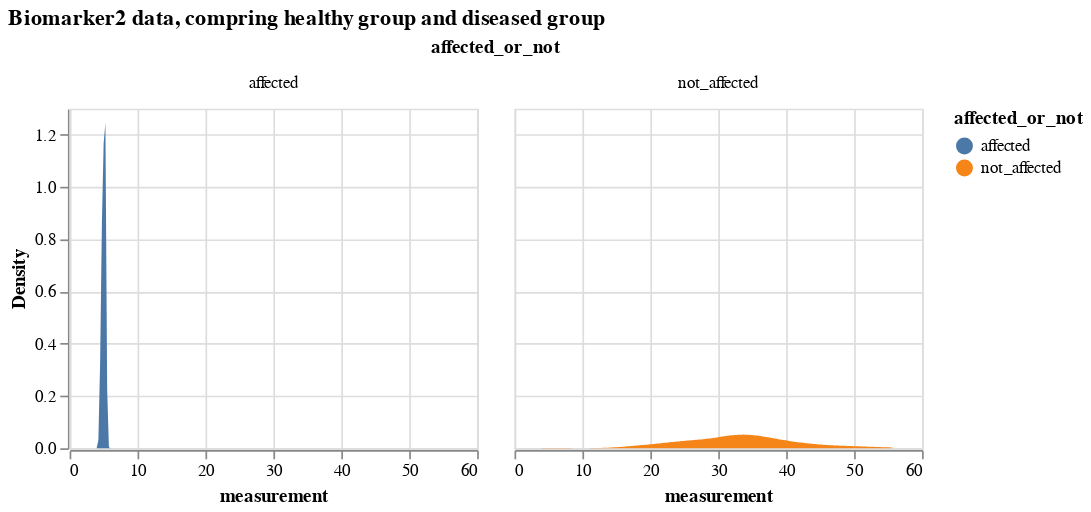

Here is the notebook cell this chart was saved with:
### Markdown cell above
### Comparing a certain biomarker data

### Code cell
# select only biomarker 2 
bio_2_data = df_expanded[df_expanded.Biomarker=='Biomarker 2'].drop(['k_j', 'S_n', 'Biomarker'], axis = 1)
# biomarker2 data, comparing from diseased and healthy groups
alt.Chart(bio_2_data).transform_density(
    'measurement',
    as_=['measurement', 'Density'],
    groupby=['affected_or_not']
).mark_area().encode(
    x="measurement:Q",
    y="Density:Q",
    facet = alt.Facet(
        "affected_or_not:N",
    ),
    color=alt.Color(
        'affected_or_not:N'
    )
).properties(
    width= 240,
    height = 200,
).properties(
    title='Biomarker2 data, compring healthy group and diseased group'
)

### Figure 1 — Vega-Lite specification as saved in the notebook (floating-point values rounded to 4 significant figures)
{"config": {"view": {"continuousWidth": 300, "continuousHeight": 300}}, "data": {"name": "data-069cdcb3c750e458a465beacc4c18ec2"}, "mark": {"type": "area"}, "encoding": {"color": {"field": "affected_or_not", "type": "nominal"}, "facet": {"field": "affected_or_not", "type": "nominal"}, "x": {"field": "measurement", "type": "quantitative"}, "y": {"field": "Density", "type": "quantitative"}}, "height": 200, "title": "Biomarker2 data, compring healthy group and diseased group", "transform": [{"density": "measurement", "groupby": ["affected_or_not"], "as": ["measurement", "Density"]}], "width": 240, "$schema": "https://vega.github.io/schema/vega-lite/v5.16.3.json", "datasets": {"data-069cdcb3c750e458a465beacc4c18ec2": [{"participant": 0, "measurement": 24.57, "affected_or_not": "not_affected"}, {"participant": 1, "measurement": 24.05, "affected_or_not": "not_affected"}, {"participant": 2, "measurement": 25.96, "affected_or_not": "not_affected"}, {"participant": 3, "measurement": 5.254, "affected_or_not": "affected"}, {"participant": 4, "measurement": 22.82, "affected_or_not": "not_affected"}, {"participant": 5, "measurement": 5.23, "affected_or_not": "affected"}, {"participant": 6, "measurement": 27.29, "affected_or_not": "not_affected"}, {"participant": 7, "measurement": 32.23, "affected_or_not": "not_affected"}, {"participant": 8, "measurement": 25.82, "affected_or_not": "not_affected"}, {"participant": 9, "measurement": 4.55, "affected_or_not": "affected"}, {"participant": 10, "measurement": 35.69, "affected_or_not": "not_affected"}, {"participant": 11, "measurement": 40.51, "affected_or_not": "not_affected"}, {"participant": 12, "measurement": 20.1, "affected_or_not": "not_affected"}, {"participant": 13, "measurement": 36.19, "affected_or_not": "not_affected"}, {"participant": 14, "measurement": 25.87, "affected_or_not": "not_affected"}, {"participant": 15, "measurement": 25.29, "affected_or_not": "not_affected"}, {"participant": 16, "measurement": 35.93, "affected_or_not": "not_affected"}, {"participant": 17, "measurement": 44.02, "affected_or_not": "not_affected"}, {"participant": 18, "measurement": 55.66, "affected_or_not": "not_affected"}, {"participant": 19, "measurement": 3.978, "affected_or_not": "not_affected"}, {"participant": 20, "measurement": 32.58, "affected_or_not": "not_affected"}, {"participant": 21, "measurement": 32.81, "affected_or_not": "not_affected"}, {"participant": 22, "measurement": 35.51, "affected_or_not": "not_affected"}, {"participant": 23, "measurement": 44.11, "affected_or_not": "not_affected"}, {"participant": 24, "measurement": 29.55, "affected_or_not": "not_affected"}, {"participant": 25, "measurement": 32.85, "affected_or_not": "not_affected"}, {"participant": 26, "measurement": 17.09, "affected_or_not": "not_affected"}, {"participant": 27, "measurement": 31.76, "affected_or_not": "not_affected"}, {"participant": 28, "measurement": 24.04, "affected_or_not": "not_affected"}, {"participant": 29, "measurement": 33.56, "affected_or_not": "not_affected"}, {"participant": 30, "measurement": 40.8, "affected_or_not": "not_affected"}, {"participant": 31, "measurement": 34.47, "affected_or_not": "not_affected"}, {"participant": 32, "measurement": 34.74, "affected_or_not": "not_affected"}, {"participant": 33, "measurement": 31.41, "affected_or_not": "not_affected"}, {"participant": 34, "measurement": 44.99, "affected_or_not": "not_affected"}, {"participant": 35, "measurement": 25.06, "affected_or_not": "not_affected"}, {"participant": 36, "measurement": 5.314, "affected_or_not": "affected"}, {"participant": 37, "measurement": 33.35, "affected_or_not": "not_affected"}, {"participant": 38, "measurement": 21.82, "affected_or_not": "not_affected"}, {"participant": 39, "measurement": 37.0, "affected_or_not": "not_affected"}, {"participant": 40, "measurement": 36.42, "affected_or_not": "not_affected"}, {"participant": 41, "measurement": 32.77, "affected_or_not": "not_affected"}, {"participant": 42, "measurement": 4.747, "affected_or_not": "affected"}, {"participant": 43, "measurement": 37.19, "affected_or_not": "not_affected"}, {"participant": 44, "measurement": 24.21, "affected_or_not": "not_affected"}, {"participant": 45, "measurement": 4.961, "affected_or_not": "affected"}, {"participant": 46, "measurement": 30.35, "affected_or_not": "not_affected"}, {"participant": 47, "measurement": 30.34, "affected_or_not": "not_affected"}, {"participant": 48, "measurement": 33.15, "affected_or_not": "not_affected"}, {"participant": 49, "measurement": 41.28, "affected_or_not": "not_affected"}, {"participant": 50, "measurement": 32.14, "affected_or_not": "not_affected"}, {"participant": 51, "measurement": 31.39, "affected_or_not": "not_affected"}, {"participant": 52, "measurement": 36.41, "affected_or_not": "not_affected"}, {"participant": 53, "measurement": 50.58, "affected_or_not": "not_affected"}, {"participant": 54, "measurement": 41.36, "affected_or_not": "not_affected"}, {"participant": 55, "measurement": 5.186, "affected_or_not": "affected"}, {"participant": 56, "measurement": 25.89, "affected_or_not": "not_affected"}, {"participant": 57, "measurement": 18.3, "affected_or_not": "not_affected"}, {"participant": 58, "measurement": 25.38, "affected_or_not": "not_affected"}, {"participant": 59, "measurement": 34.19, "affected_or_not": "not_affected"}, {"participant": 60, "measurement": 28.57, "affected_or_not": "not_affected"}, {"participant": 61, "measurement": 33.05, "affected_or_not": "not_affected"}, {"participant": 62, "measurement": 38.87, "affected_or_not": "not_affected"}, {"participant": 63, "measurement": 37.17, "affected_or_not": "not_affected"}, {"participant": 64, "measurement": 50.21, "affected_or_not": "not_affected"}, {"participant": 65, "measurement": 5.183, "affected_or_not": "affected"}, {"participant": 66, "measurement": 38.61, "affected_or_not": "not_affected"}, {"participant": 67, "measurement": 30.14, "affected_or_not": "not_affected"}, {"participant": 68, "measurement": 32.74, "affected_or_not": "not_affected"}, {"participant": 69, "measurement": 38.32, "affected_or_not": "not_affected"}, {"participant": 70, "measurement": 33.67, "affected_or_not": "not_affected"}, {"participant": 71, "measurement": 39.34, "affected_or_not": "not_affected"}, {"participant": 72, "measurement": 31.44, "affected_or_not": "not_affected"}, {"participant": 73, "measurement": 4.828, "affected_or_not": "affected"}, {"participant": 74, "measurement": 47.35, "affected_or_not": "not_affected"}, {"participant": 75, "measurement": 35.64, "affected_or_not": "not_affected"}, {"participant": 76, "measurement": 36.7, "affected_or_not": "not_affected"}, {"participant": 77, "measurement": 5.176, "affected_or_not": "affected"}, {"participant": 78, "measurement": 28.52, "affected_or_not": "not_affected"}, {"participant": 79, "measurement": 42.52, "affected_or_not": "not_affected"}, {"participant": 80, "measurement": 48.02, "affected_or_not": "not_affected"}, {"participant": 81, "measurement": 18.45, "affected_or_not": "not_affected"}, {"participant": 82, "measurement": 40.43, "affected_or_not": "not_affected"}, {"participant": 83, "measurement": 24.34, "affected_or_not": "not_affected"}, {"participant": 84, "measurement": 29.41, "affected_or_not": "not_affected"}, {"participant": 85, "measurement": 40.77, "affected_or_not": "not_affected"}, {"participant": 86, "measurement": 52.37, "affected_or_not": "not_affected"}, {"participant": 87, "measurement": 32.49, "affected_or_not": "not_affected"}, {"participant": 88, "measurement": 28.23, "affected_or_not": "not_affected"}, {"participant": 89, "measurement": 38.25, "affected_or_not": "not_affected"}, {"participant": 90, "measurement": 5.013, "affected_or_not": "affected"}, {"participant": 91, "measurement": 32.95, "affected_or_not": "not_affected"}, {"participant": 92, "measurement": 35.01, "affected_or_not": "not_affected"}, {"participant": 93, "measurement": 4.764, "affected_or_not": "affected"}, {"participant": 94, "measurement": 20.14, "affected_or_not": "not_affected"}, {"participant": 95, "measurement": 29.19, "affected_or_not": "not_affected"}, {"participant": 96, "measurement": 45.19, "affected_or_not": "not_affected"}, {"participant": 97, "measurement": 20.07, "affected_or_not": "not_affected"}, {"participant": 98, "measurement": 34.77, "affected_or_not": "not_affected"}, {"participant": 99, "measurement": 34.55, "affected_or_not": "not_affected"}]}}
